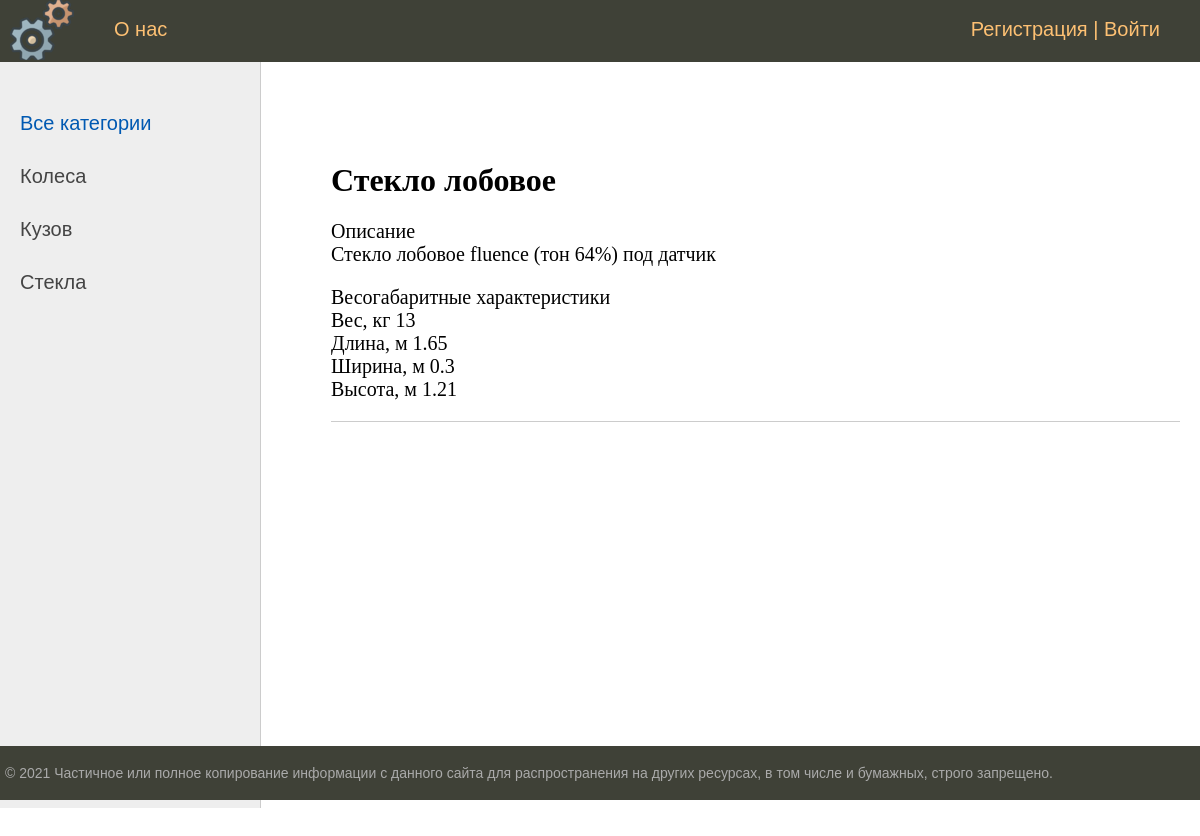
Screenshot of /product/steclo-lobovoe with the database file from the repository.
### base/models.py (models this page shows, shortened)
class Category(models.Model):
    name = models.CharField("Наименование", max_length=150, db_index=True)
    slug = models.SlugField(max_length=255, unique=True, db_index=True, verbose_name="URL", null=True)
    class Meta:
        verbose_name = "Категории"
        verbose_name_plural = "Категории"
    def get_absolute_url(self):
        return reverse('select', kwargs={'cat_slag': self.slug})

class Product(models.Model):
    article = models.SlugField("Артикул", unique=True)
    name = models.CharField("Наименование", max_length=150)
    slug = models.SlugField(max_length=255, unique=True, db_index=True, verbose_name="URL", null=True)
    price = models.DecimalField("Цена", max_digits=10, decimal_places=2)
    description = models.TextField("Описание")
    amount = models.IntegerField("Количество")
    manufacturer = models.ForeignKey(Manufacturer, on_delete=models.PROTECT, verbose_name="Производитель")
    contractor = models.ForeignKey(Contractor, on_delete=models.PROTECT, verbose_name="Поставщик")
    brand = models.ForeignKey(Brand, on_delete=models.PROTECT, verbose_name="Марка")
    model = models.ForeignKey(Model, on_delete=models.PROTECT, verbose_name="Модель")
    foto = models.ImageField(upload_to="photos/", blank=True, verbose_name="Фото")
    category = models.ForeignKey(Category, on_delete=models.PROTECT, verbose_name="Категория")
    def __str__(self):
        return self.name
    class Meta:
        verbose_name = "Товары"
        verbose_name_plural = "Товары"
        ordering = ['article', 'name', 'amount', 'manufacturer', 'contractor', 'brand', 'model', 'category']

### base/views.py (the view)
# urls.py: path('product/<slug:product_id>', detailproduct.as_view(), name='product'),
class detailproduct(DataMixin, DetailView):
    model = Product
    template_name = 'base/detailProduct.html'
    slug_url_kwarg = 'product_id'
    context_object_name = 'product'
    def get_context_data(self, *, object_list=None, **kwargs):
        context = super().get_context_data(**kwargs)
        c_def = self.get_user_context(title=context['product'])
        return dict(list(context.items()) + list(c_def.items()))

### base/utils.py (called while the page is built)
    def get_user_context(self, **kwargs):
        context = kwargs
        cats = Category.objects.annotate(Count('product'))
        user_menu = menu.copy()
        if not self.request.user.is_authenticated:
            user_menu.pop(0)
            user_menu.pop(0)
        elif not self.request.user.is_superuser:
            user_menu.pop(1)
        context['menu'] = user_menu
        context['cats'] = cats
        if 'selected' not in context:
            context['selected'] = 0
        return context

### base/templates/base/detailProduct.html (shortened to what this page needs)
{% extends 'base/templ.html' %}
{% block content %}
<form action="{% url 'home' %}" method="post">
    <ul class="list-product">
		<li>
			<h1>{{product.name}}</h1>
			<p>{{product.description|linebreaks}}</p>
		</li>
	</ul>
</form>
{% endblock %}

### base/templates/base/templ.html (shortened to what this page needs)
{% load static %}
<!DOCTYPE html>
<html>
<head>
	<link type="text/css" href="{% static 'base/css/style.css' %}" rel="stylesheet" />
</head>
<body>
<table class="table-page" border=0 cellpadding="0" cellspacing="0">
<tr><td valign=top>
{% block mainmenu %}
		<div class="header">
			<ul id="mainmenu" class="mainmenu">
			<li class="logo"><a href="{% url 'home' %}"><div class="logo"></div></a></li>
{% for m in menu %}
	{% if not forloop.last %}
			<li><a href="{% url m.upl_name %}">{{m.title}}</a></li>
	{% else %}
			{% if request.user.is_authenticated %}
				<li class="last"> {{user.username}} | <a href="{% url 'logout' %}">Выйти</a></li>
				{% else %}
				<li class="last"><a href="{% url 'register' %}">Регистрация</a> | <a href="{% url 'login' %}">Войти</a></li>
				{% endif %}
	{% endif %}
{% endfor %}
			</ul>
		</div>
{% endblock mainmenu %}
<table class="table-content" border=0 cellpadding="0" cellspacing="0">
<tr>
	<td valign="top" class="left-chapters">
	<ul id="leftchapters">
		{% if selected == 0 %}
			<li class="selected">Все категории</li>
		{% else %}
			<li><a href="{% url 'home' %}">Все категории</a></li>
		{% endif %}
		{% for c in cats %}
			{% if c.product__count > 0 %}
				{% if c == selected %}
					<li class="selected">{{c.name}}</li>
				{% else %}
					<li><a href="{{ c.get_absolute_url }}">{{c.name}}</a></li>
				{% endif %}
			{% endif %}
		{% endfor %}
	</ul>
</td>
<td valign="top" class="content">
	<div class="content-text">
{% block content %}
{% endblock %}
	</div>
</td></tr></table>
</td></tr>
<tr><td valign=top>
	<div id="footer">
		<p>&copy; 2021 Частичное или полное копирование информации с данного сайта для распространения на других ресурсах, в том числе и бумажных, строго запрещено.</p>
	</div>
</td></tr></table>
</body>
</html>

### base/static/base/css/style.css (style rules this page uses)
html, body { font-family: 'Arial'; margin: 0; padding: 0; height: 100%; width: 100%; color: #444; }
a { color: #0059b2; text-decoration: none; }
ul.list-product { list-style: none; margin: 0; padding: 0; }
ul.list-product li { border-bottom: 1px solid #ccc; }
.table-page { width: 100%; height: 100%; vertical-align: top; }
.table-page tr { height: 100%; }
.header { background: #3F4137; height: 62px; }
.logo { background: url('../img/logo.png') no-repeat 10px; width: 84px; height: 60px; }
ul.mainmenu { list-style: none; margin: 0; padding: 0; height: 60px; color: #fdc073; font-size: 20px; overflow: hidden; }
ul.mainmenu li { float: left; margin: 18px 40px 0 30px; }
ul.mainmenu li.logo { margin: 0; }
ul.mainmenu li.last { float: right; }
ul.mainmenu li a { color: #fdc073; text-decoration: none; }
.table-content { width: 100%; min-height: 100%; height: 100%; }
.left-chapters { margin: 0; background: #eee; border-right: 1px solid #ccc; min-height: 100%; }
.left-chapters ul { width: 230px; min-height: 100%; margin: 0; padding: 20px 10px 10px 20px; list-style: none; font-size: 20px; }
.left-chapters ul li { margin: 30px 0 0 0; color: #999; }
.left-chapters ul li.selected { color: #0059b2; }
.left-chapters ul li a { color: #444; text-decoration: none; }
.content { padding: 40px 20px 20px 40px; width: 100%; box-sizing: border-box; }
.content-text { margin: 60px 0 0 30px; color: #000; font-size: 20px; font-family: Yandex Sans Display Light; }
.content-text h1 { font-size: 32px; }
#footer { box-sizing: border-box; background: #3F4137; padding: 5px; color: #aaa; font-size: 14px; font-family: Verdana, Geneva, Arial, Helvetica; text-align: left; overflow: hidden; }

### rows the page displays
Category: name "Колеса"
Category: name "Кузов"
Category: name "Стекла"
Product: name "Стекло лобовое", description "Описание Стекло лобовое fluence (тон 64%) под датчик Весогабаритные характеристики Вес, кг 13 Длина, м 1.65 Ширина, м 0.3 Высота, м 1.21"

### other values shown
{{ m.title }} "О нас"
